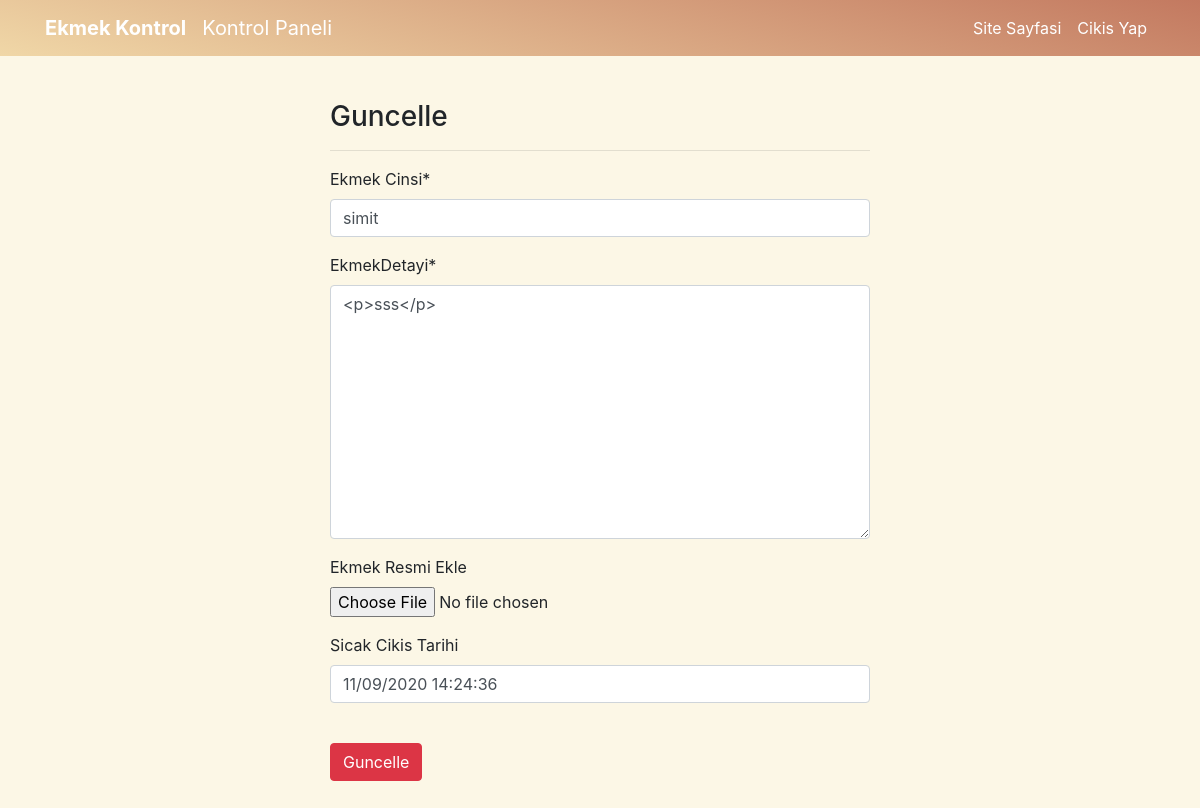
The page /ekmek/update/38 (signed in) on the database as committed earlier.
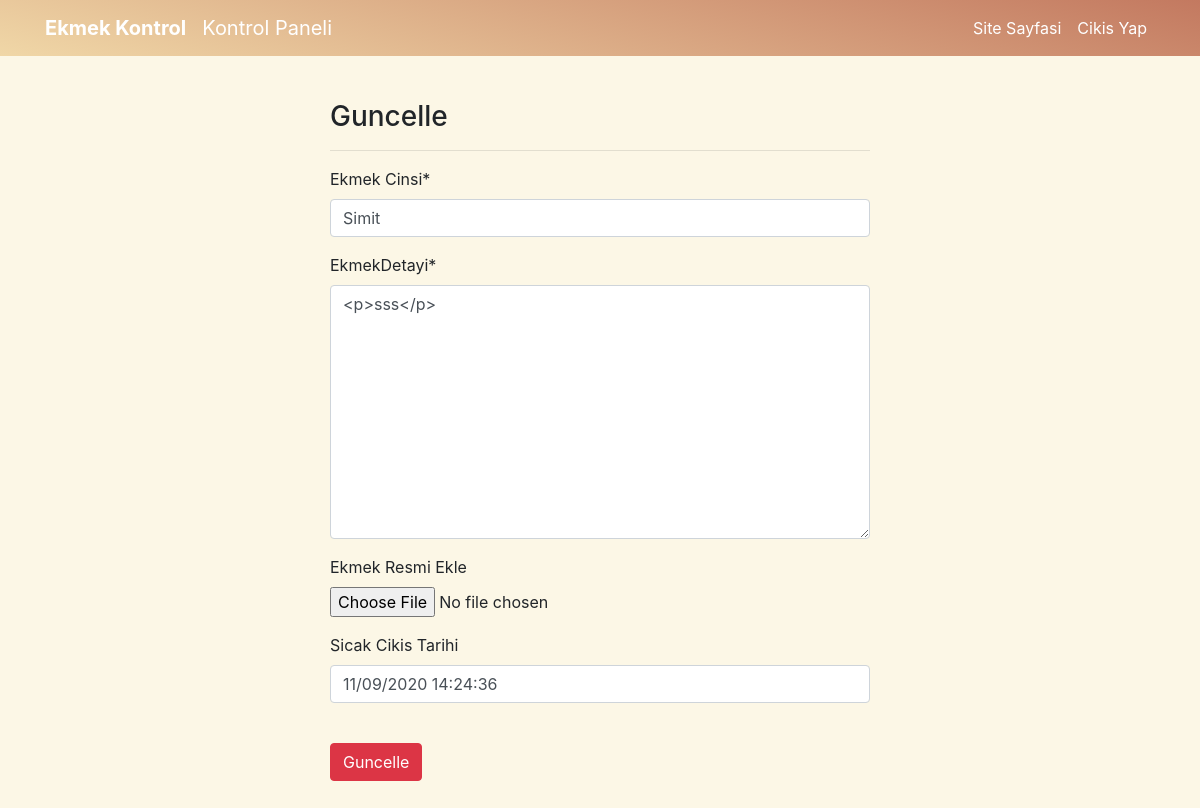
The same page on the database as committed later.
### ekmek/models.py (models this page shows, shortened)
class Ekmek(models.Model):
    stokChoices = [
        ('Var', 'Var'),
        ('Yok', 'Yok'),
    ]
    durumChoices = [
        ('Sicak', 'Sicak'),
        ('Soguk', 'Soguk'),
        ('-', '-'),
    ]
    uretici = models.ForeignKey("auth.User", on_delete = models.CASCADE, verbose_name = "Üretici")
    ekmekAdi = models.CharField(max_length=50, verbose_name="Ekmek Cinsi")
    ekmekDetayi = RichTextField(default='')
    ekmekResmi = models.ImageField(blank=True, null=True, verbose_name='Ekmek Resmi Ekle', upload_to='ekmek/')
    sonSicak = models.CharField(max_length=40,blank=True, null=True, verbose_name='Sicak Cikis Tarihi', default='1 Ocak 1970')

### ekmek/views.py (the view, shortened to what this page needs)
# urls.py: path("update/<int:id>", views.update, name="update"),
@login_required(login_url=('user:login'))
def update(request, id):
    ekmek = get_object_or_404(Ekmek, id=id)
    form = EkmekForm(request.POST or None, request.FILES or None, instance=ekmek)
    return render(request, 'update.html', {'form':form})

### ekmek/forms.py
class EkmekForm(forms.ModelForm):
    class Meta:
        model = Ekmek
        fields = ['ekmekAdi', 'ekmekDetayi', 'ekmekResmi', 'sonSicak',]

### templates/update.html (shortened to what this page needs)
{% extends 'layout.html' %}
{% block body %}
{% load crispy_forms_tags %}
<br>
<div class="row">
        <div class="col-md-6 offset-md-3">
        <h3>Guncelle</h3>
        <hr>
        <form method="POST" enctype="multipart/form-data">
                {{form|crispy}}
                <br>
                <button type="submit" class="btn btn-danger">Guncelle</button>
            </form>
        </div>
      </div>
{% endblock body %}

Rows that differ between the two databases and show on the page:
changed Ekmek "<p>sss</p>": ekmekAdi "simit" → "Simit"
